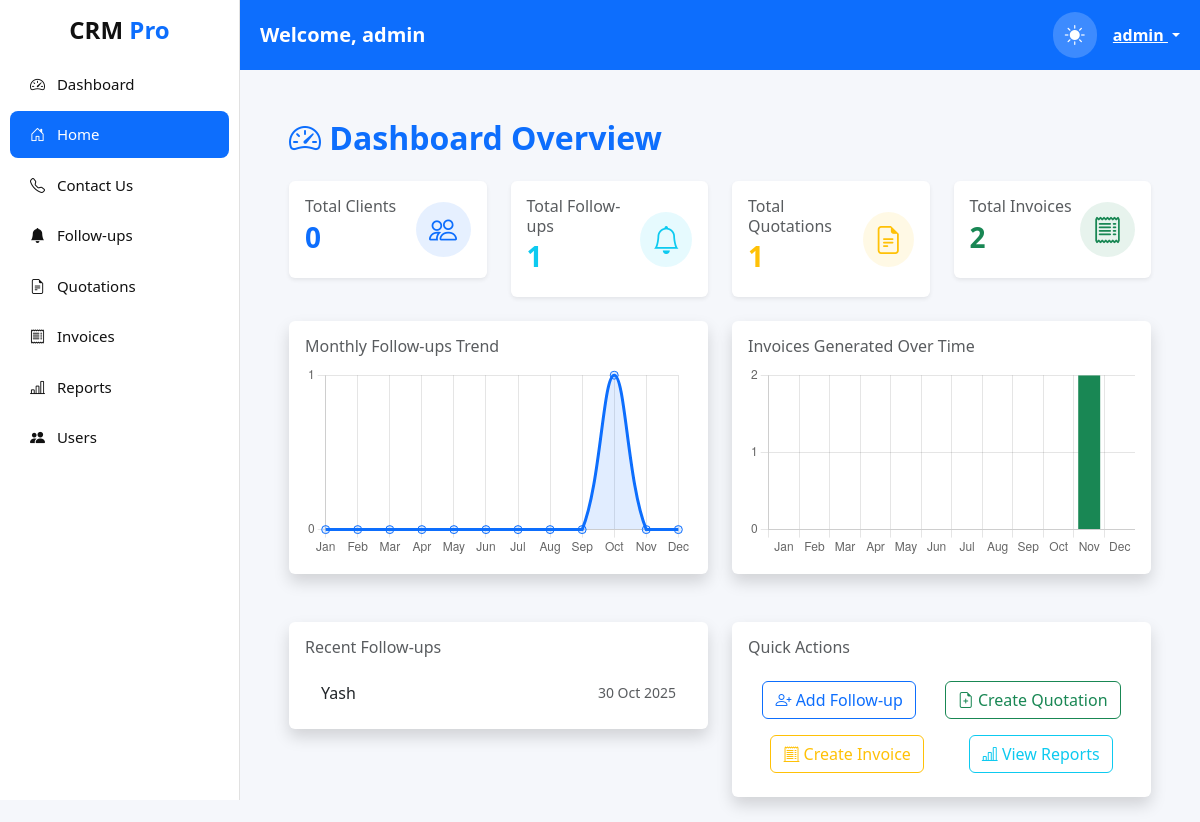
Screenshot of / (signed in) with the database file from the repository.
### app/models.py (models this page shows, shortened)
class User(UserMixin, db.Model):
    id = db.Column(db.Integer, primary_key=True)
    username = db.Column(db.String(80), unique=True, nullable=False)
    password_hash = db.Column(db.String(128), nullable=False)
    role = db.Column(db.String(30), default=RoleEnum.Sales.value)

class FollowUp(db.Model):
    id = db.Column(db.Integer, primary_key=True)
    client_name = db.Column(db.String(100), nullable=False)
    client_phone = db.Column(db.String(15), nullable=False)
    followup_datetime = db.Column(db.DateTime, nullable=False)
    note = db.Column(db.Text)
    status = db.Column(db.String(20), default="pending")
    user_id = db.Column(db.Integer, db.ForeignKey("user.id"))

### app/routes.py (the view)
@app.route('/')
@login_required
def dashboard():
    total_clients = Client.query.count()
    total_followups = FollowUp.query.count()
    total_quotations = Quotation.query.count()
    total_invoices = Invoice.query.count()
    months = list(range(1, 13))
    followup_counts = [0] * 12
    invoice_counts = [0] * 12
    followup_rows = db.session.query(
        func.strftime('%m', FollowUp.followup_datetime).label('m'),
        func.count(FollowUp.id)
    ).group_by('m').all()
    for m, cnt in followup_rows:
        idx = int(m) - 1
        followup_counts[idx] = int(cnt)
    invoice_rows = db.session.query(
        func.strftime('%m', Invoice.created_at).label('m'),
        func.count(Invoice.id)
    ).group_by('m').all()
    for m, cnt in invoice_rows:
        idx = int(m) - 1
        invoice_counts[idx] = int(cnt)
    recent_followups = FollowUp.query.order_by(FollowUp.followup_datetime.desc()).limit(5).all()
    return render_template(
        "dashboard.html",
        total_clients=total_clients,
        total_followups=total_followups,
        total_quotations=total_quotations,
        total_invoices=total_invoices,
        followup_counts=followup_counts,
        invoice_counts=invoice_counts,
        recent_followups=recent_followups
    )

### app/__init__.py (called while the page is built)
def create_app():
    app = Flask(__name__, template_folder="templates", static_folder="static")
    from datetime import datetime
    @app.context_processor
    def inject_now():
        return {'current_year': datetime.now().year}
    app.config.from_object(Config)
    app.url_map.strict_slashes = False
    db.init_app(app)
    login_manager.init_app(app)
    with app.app_context():
        from . import routes, models
        db.create_all()
    return app

### app/models.py (called while the page is built)
@login_manager.user_loader
def load_user(user_id):
    return User.query.get(int(user_id))

### app/templates/dashboard.html (shortened to what this page needs)
{% extends "base.html" %}
{% block content %}
<div class="container-fluid mt-4 px-4">
  <h2 class="fw-bold text-primary mb-4">
    <i class="bi bi-speedometer2"></i> Dashboard Overview
  </h2>
  <div class="row g-4 mb-4">
    <div class="col-md-3">
      <div class="card shadow-sm border-0 p-3 metric-card">
        <div class="d-flex justify-content-between align-items-center">
          <div>
            <h6 class="text-muted mb-1">Total Clients</h6>
            <h3 class="text-primary fw-bold">{{ total_clients }}</h3>
          </div>
          <div class="icon-box bg-primary bg-opacity-10 text-primary">
            <i class="bi bi-people fs-3"></i>
          </div>
        </div>
      </div>
    </div>
    <div class="col-md-3">
      <div class="card shadow-sm border-0 p-3 metric-card">
        <div class="d-flex justify-content-between align-items-center">
          <div>
            <h6 class="text-muted mb-1">Total Follow-ups</h6>
            <h3 class="text-info fw-bold">{{ total_followups }}</h3>
          </div>
          <div class="icon-box bg-info bg-opacity-10 text-info">
            <i class="bi bi-bell fs-3"></i>
          </div>
        </div>
      </div>
    </div>
    <div class="col-md-3">
      <div class="card shadow-sm border-0 p-3 metric-card">
        <div class="d-flex justify-content-between align-items-center">
          <div>
            <h6 class="text-muted mb-1">Total Quotations</h6>
            <h3 class="text-warning fw-bold">{{ total_quotations }}</h3>
          </div>
          <div class="icon-box bg-warning bg-opacity-10 text-warning">
            <i class="bi bi-file-earmark-text fs-3"></i>
          </div>
        </div>
      </div>
    </div>
    <div class="col-md-3">
      <div class="card shadow-sm border-0 p-3 metric-card">
        <div class="d-flex justify-content-between align-items-center">
          <div>
            <h6 class="text-muted mb-1">Total Invoices</h6>
            <h3 class="text-success fw-bold">{{ total_invoices }}</h3>
          </div>
          <div class="icon-box bg-success bg-opacity-10 text-success">
            <i class="bi bi-receipt fs-3"></i>
          </div>
        </div>
      </div>
    </div>
  </div>
  <div class="row mb-5">
    <div class="col-md-6">
      <div class="card shadow p-3 border-0">
        <h6 class="text-muted mb-2">Monthly Follow-ups Trend</h6>
        <canvas id="followupTrend"></canvas>
      </div>
    </div>
    <div class="col-md-6">
      <div class="card shadow p-3 border-0">
        <h6 class="text-muted mb-2">Invoices Generated Over Time</h6>
        <canvas id="invoiceTrend"></canvas>
      </div>
    </div>
  </div>
  <div class="row">
    <div class="col-md-6">
      <div class="card shadow border-0 p-3">
        <h6 class="text-muted mb-3">Recent Follow-ups</h6>
        <ul class="list-group list-group-flush">
          {% for f in recent_followups %}
          <li class="list-group-item d-flex justify-content-between align-items-center">
            <span>{{ f.client_name }}</span>
            <small class="text-muted">{{ f.followup_datetime.strftime('%d %b %Y') }}</small>
          </li>
          {% else %}
          <li class="list-group-item text-center text-muted">No recent follow-ups</li>
          {% endfor %}
        </ul>
      </div>
    </div>
    <div class="col-md-6">
      <div class="card shadow border-0 p-3">
        <h6 class="text-muted mb-3">Quick Actions</h6>
        <div class="d-flex flex-wrap justify-content-around">
          <a href="{{ url_for('followups') }}" class="btn btn-outline-primary m-2">
            <i class="bi bi-person-plus"></i> Add Follow-up
          </a>
          <a href="{{ url_for('quotations') }}" class="btn btn-outline-success m-2">
            <i class="bi bi-file-earmark-plus"></i> Create Quotation
          </a>
          <a href="{{ url_for('invoices') }}" class="btn btn-outline-warning m-2">
            <i class="bi bi-receipt-cutoff"></i> Create Invoice
          </a>
          <a href="{{ url_for('reports') }}" class="btn btn-outline-info m-2">
            <i class="bi bi-bar-chart-line"></i> View Reports
          </a>
        </div>
      </div>
    </div>
  </div>
</div>
<script>
  const months = ['Jan','Feb','Mar','Apr','May','Jun','Jul','Aug','Sep','Oct','Nov','Dec'];
  // follow-ups data from server
  const followupData = {{ followup_counts|tojson }};
  const invoiceData  = {{ invoice_counts|tojson }};
  // Follow-ups (line)
  const followupCtx = document.getElementById('followupTrend').getContext('2d');
  new Chart(followupCtx, {
    type: 'line',
    data: {
      labels: months,
      datasets: [{
        label: 'Follow-ups',
        data: followupData,
        borderColor: '#0d6efd',
        backgroundColor: 'rgba(13,110,253,0.12)',
        fill: true,
        tension: 0.35,
        pointRadius: 4
      }]
    },
    options: {
      responsive: true,
      plugins: { legend: { display: false } },
      scales: { y: { beginAtZero: true, ticks: {precision:0} } }
    }
  });
  // Invoices (bar)
  const invoiceCtx = document.getElementById('invoiceTrend').getContext('2d');
  new Chart(invoiceCtx, {
    type: 'bar',
    data: {
      labels: months,
      datasets: [{
        label: 'Invoices',
        data: invoiceData,
        backgroundColor: '#198754'
      }]
    },
    options: {
      responsive: true,
      plugins: { legend: { display: false } },
      scales: { y: { beginAtZero: true, ticks: {precision:0} } }
    }
  });
</script>
{% endblock %}

### app/templates/base.html (shortened to what this page needs)
<!DOCTYPE html>
<html lang="en" data-theme="light">
<head>
    <link href="https://cdn.jsdelivr.net/npm/bootstrap@5.3.3/dist/css/bootstrap.min.css" rel="stylesheet">
    <link href="https://cdn.jsdelivr.net/npm/bootstrap-icons@1.11.1/font/bootstrap-icons.css" rel="stylesheet">
</head>
<body>
<div class="sidebar">
    <h4 class="text-center fw-bold mb-3" style="color: var(--sidebar-text);">
        CRM <span class="text-primary">Pro</span>
    </h4>
    <a class="{% if request.path == '/dashboard' %}active{% endif %}" href="{{ url_for('dashboard') }}">
        <i class="bi bi-speedometer2 me-2"></i> Dashboard
    </a>
    <a class="{% if request.path == '/' %}active{% endif %}" href="{{ url_for('home') }}">
        <i class="bi bi-house-door me-2"></i> Home
    </a>
    <a class="{% if '/contact' in request.path %}active{% endif %}" href="{{ url_for('contact') }}">
    <i class="bi bi-telephone me-2"></i> Contact Us
</a>
    {% if current_user.role in ["Admin", "Sales"] %}
    <a class="{% if '/followups' in request.path %}active{% endif %}" href="{{ url_for('followups') }}">
        <i class="bi bi-bell-fill me-2"></i> Follow-ups
    </a>
    {% endif %}
    {% if current_user.role in ["Admin", "Sales", "Manager"] %}
    <a class="{% if '/quotations' in request.path %}active{% endif %}" href="{{ url_for('quotations') }}">
        <i class="bi bi-file-earmark-text me-2"></i> Quotations
    </a>
    {% endif %}
    {% if current_user.role in ["Admin", "Accountant", "Manager"] %}
    <a class="{% if '/invoices' in request.path %}active{% endif %}" href="{{ url_for('invoices') }}">
        <i class="bi bi-receipt me-2"></i> Invoices
    </a>
    {% endif %}
    {% if current_user.role in ["Admin", "Manager"] %}
    <a class="{% if '/reports' in request.path %}active{% endif %}" href="{{ url_for('reports') }}">
        <i class="bi bi-bar-chart-line me-2"></i> Reports
    </a>
    {% endif %}
    {% if current_user.role == "Admin" %}
    <a class="{% if '/users' in request.path %}active{% endif %}" href="{{ url_for('users') }}">
        <i class="bi bi-people-fill me-2"></i> Users
    </a>
    {% endif %}
</div>
<div class="topnav">
    <div class="fw-bold fs-5">Welcome, {{ current_user.username }}</div>
    <div class="d-flex align-items-center gap-3">
        <i class="bi bi-moon-stars-fill theme-toggle" id="themeBtn"></i>
        <div class="dropdown">
            <a class="text-white fw-semibold dropdown-toggle" data-bs-toggle="dropdown" href="#">
                {{ current_user.username }}
            </a>
        </div>
    </div>
</div>
<div class="content">
    {% block content %}
    {% endblock %}
</div>
</body>
</html>

### app/templates/base.html (style rules this page uses)
:root { --bg: #f5f7fb; --card: #ffffff; --text: #111; --nav: #0d6efd; --sidebar: #ffffff; --sidebar-text: #111; --border-color: #e1e1e1; }
body { background: var(--bg); color: var(--text); transition: 0.3s ease; }
.sidebar { width: 240px; height: 100vh; position: fixed; background: var(--sidebar); border-right: 1px solid var(--border-color); padding-top: 1rem; transition: 0.3s; }
.sidebar a { color: var(--sidebar-text); padding: 12px 20px; display: block; font-size: 15px; border-radius: 8px; margin: 4px 10px; text-decoration: none; }
.sidebar a.active { background: #0d6efd; color: #fff; }
.topnav { margin-left: 240px; background: var(--nav); padding: 12px 20px; color: white; display: flex; justify-content: space-between; align-items: center; }
.content { margin-left: 240px; padding: 25px; }
.theme-toggle { cursor: pointer; font-size: 20px; padding: 8px 12px; border-radius: 100px; background: rgba(255,255,255,0.2); }

### app/templates/dashboard.html (style rules this page uses)
.icon-box { width: 55px; height: 55px; display: flex; justify-content: center; align-items: center; border-radius: 50%; }

### rows the page displays
User: username "admin"
FollowUp: client_name "Yash", followup_datetime "30 Oct 2025"

### other values shown
{{ total_clients }} "0"
{{ total_followups }} "1"
{{ total_quotations }} "1"
{{ total_invoices }} "2"
chart data {{ followup_counts|tojson }} [0, 0, 0, 0, 0, 0, 0, 0, 0, 1, 0, 0]
chart data {{ invoice_counts|tojson }} [0, 0, 0, 0, 0, 0, 0, 0, 0, 0, 2, 0]
